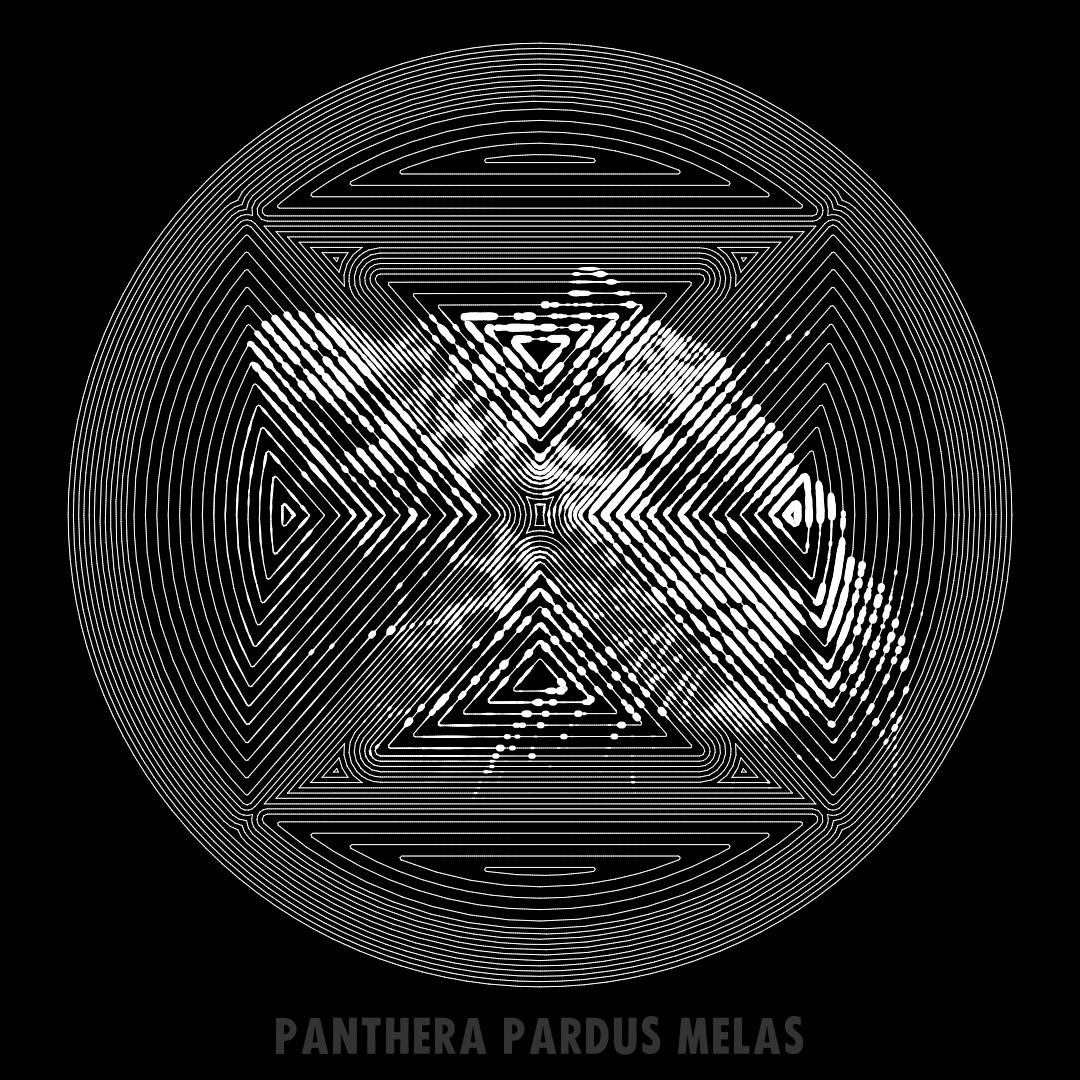

Reproduce this figure in Python.
import numpy as np
import glob, os
from scipy.misc import imread
from skimage.transform import resize
from shapely import geometry as geo

import sys
sys.path.insert(0, '../../tools')
from rendering import *
from geometry import *
from xr import *



name = 'xr_species_line_width'
width, height = 1080, 1080
duration = 1


def densify_polyline(coords, max_dist=2):
    # Add extra points between consecutive coordinates if they're too far apart
    all = []
    for i in range(len(coords)):
        start = coords[(i+1)%len(coords)]
        end = coords[i]
        dense = np.array([t * start + (1-t) * end
                         for t in np.linspace(0, 1, max(1, int(round(np.max(np.abs(end-start))/max_dist))))])
        all.append(dense)
    return np.concatenate(all)


# Create required line segments
def prepare_data():
    xr = get_extinction_symbol_contours(radius=0.41*width, center=(width/2, height/2 - 25))
    xr = geo.Polygon(xr[0], holes=xr[1:])

    def collect(b, lines):
        if isinstance(b, geo.Polygon):
            if b.exterior is not None:
                lines.append(densify_polyline(np.array(b.exterior.coords)))
            for it in b.interiors:
                lines.append(densify_polyline(np.array(it.coords)))
        elif isinstance(b, geo.MultiPolygon):
            for poly in b:
                collect(poly, lines)

    lines = []
    for i in range(-10,0):
        b = xr.buffer(5.25*i + 2, resolution=100).buffer(-2).simplify(.5)
        collect(b, lines)
    for i in range(0,35):
        b = xr.buffer(11.4*i + 2 + 2.5, resolution=100).buffer(-2).simplify(.5)
        collect(b, lines)

    segments = []
    for line in lines:
        segments.append(np.stack([line, np.roll(line, -1, axis=0)]).transpose(1,0,2))
    segments = np.concatenate(segments, axis=0)
    np.save(f'{name}_segments.npy', segments)
    np.save(f'{name}_mids.npy', np.mean(segments, axis=1))


def fit_image(img, relative_radius):
    c = img.shape[0]/2
    r_max = 0
    for i in range(img.shape[0]):
        for j in range(img.shape[1]):
            r = ((i-c)**2 + (j-c)**2) / img.shape[0]**2
            if r > r_max:
                if img[i,j] > 0:
                    r_max = r
    scaling = relative_radius / np.sqrt(r_max)
    img_small = resize(img, (int(img.shape[0] * scaling), int(img.shape[1] * scaling)))
    img_new = np.zeros(img.shape)
    offset = (img.shape[0] - img_small.shape[0])//2
    img_new[offset:offset + img_small.shape[0], offset:offset + img_small.shape[1]] = img_small
    return img_new



# Global stuff outside the render function
species = 'Panthera pardus melas'
img = imread(f'species/critically endangered/{species}.png', mode='F') / 255.0
img = fit_image(img, 0.42)

img2 = imread(f'species/critically endangered/Squatina squatina.png', mode='F') / 255.0
img2 = fit_image(img2, 0.42)

xr = get_extinction_symbol_contours(radius=0.42*width, center=(width/2, height/2 - 25))
xr = geo.Polygon(xr[0], holes=xr[1:])

circle_center = np.array([width/2, height/2 - 25])

segments = np.load(f'{name}_segments.npy')
centers = np.load(f'{name}_mids.npy')
valid = [i for i in range(len(segments)) if np.sum(np.square(circle_center - centers[i])) < (0.44*width)**2]
in_symbol = [xr.contains(geo.Point(centers[i])) for i in range(len(segments))]

shades1 = [img[int(centers[i,1] * img.shape[0]/height), int(centers[i,0] * img.shape[1]/height)] for i in valid]
shades2 = [img2[int(centers[i,1] * img2.shape[0]/height), int(centers[i,0] * img2.shape[1]/height)] for i in valid]



# Render frame at time t
def make_frame(t):
    surface = gz.Surface(width, height)
    progress = t / duration

    for i, idx in enumerate(valid):
        shade = (1 - progress) * shades1[i] + progress * shades2[i]
        if in_symbol[idx]:
            stroke_width = 1 + 3.25*shade
        else:
            stroke_width = 1 + 7*shade
        gz.polyline(points=segments[idx], stroke=(1,1,1), stroke_width=stroke_width, line_cap='round').draw(surface)

    # gz.circle(xy=circle_center, r=0.6*width, stroke_width=0.35*width, stroke=(0,0,0), fill=None).draw(surface)

    gz.text(species,
            fontfamily='FUCXED CAPS', fontsize=48,
            fill=(.2,.2,.2,1),
            xy=(width/2, height - 25),
            h_align='center', v_align='top').draw(surface)

    return surface.get_npimage()



webm_params = {
    '-framerate': '25',
    '-speed': '0',
    '-b:v': '5000k',
    '-minrate': '1000k',
    '-maxrate': '15000k',
    '-crf': '0',
}

mp4_params = {
    '-tune': 'animation',
    '-b:v': '5000k',
    '-minrate': '1000k',
    '-maxrate': '15000k',
}

# Render animation
if __name__ == '__main__':
    # prepare_data()
    # save_poster(name, make_frame, t=0)
    render_webm(name, make_frame, duration, webm_params)
    # convert_to_mp4(name, mp4_params)
